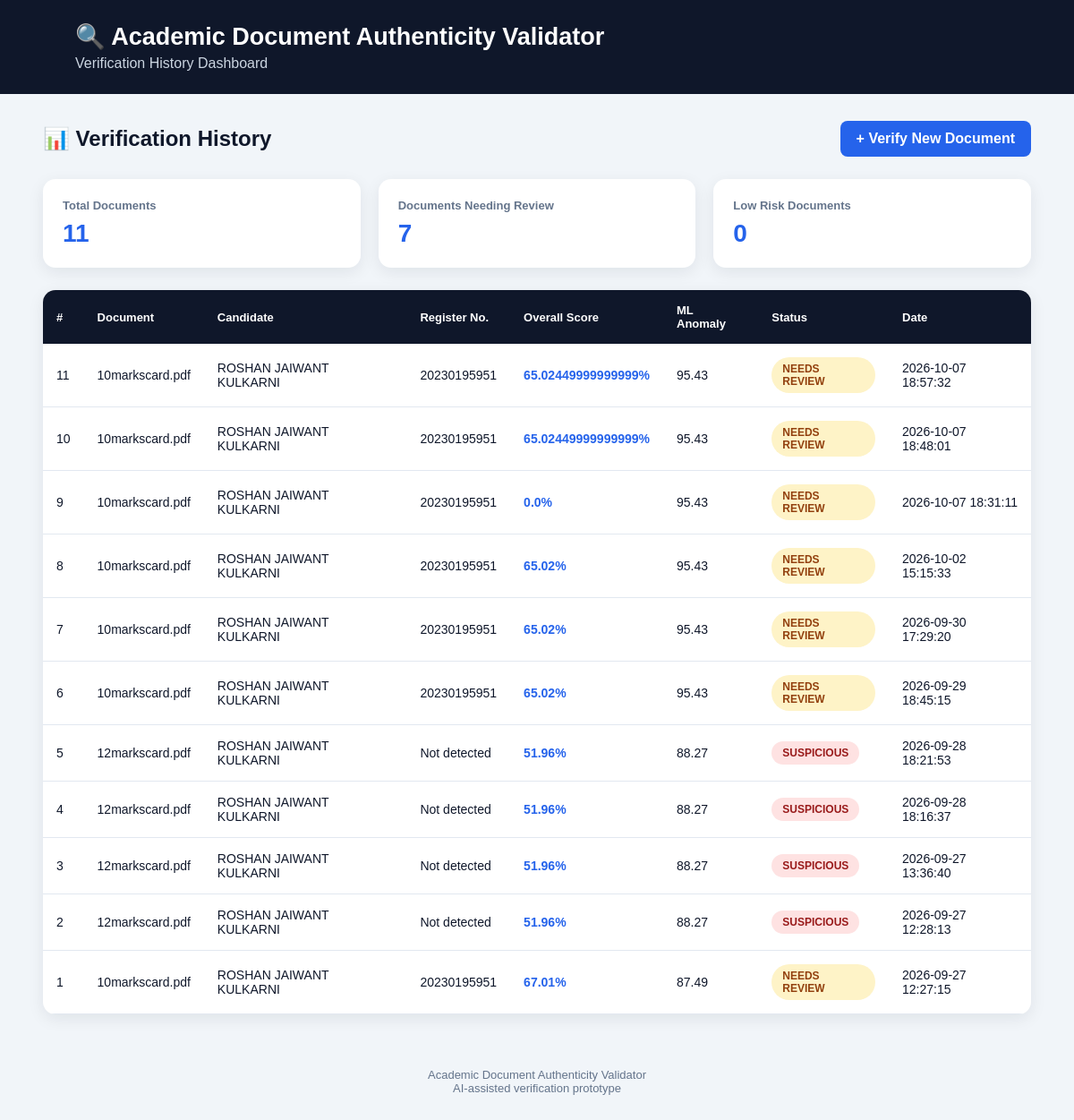
Before: /history with the older database file.
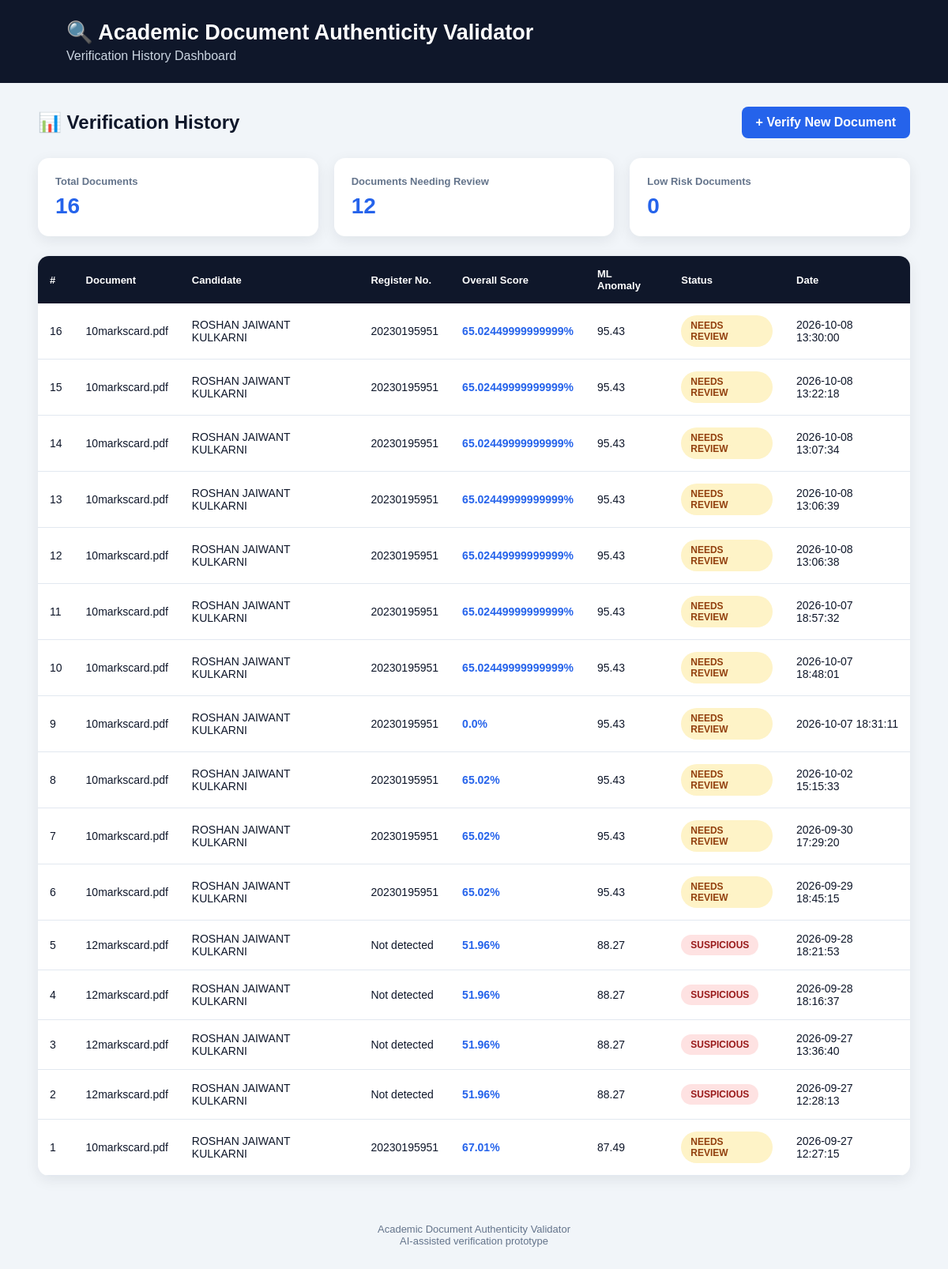
After: the same page with the newer database file.
### tables this page shows
CREATE TABLE verification_history (

            id INTEGER PRIMARY KEY AUTOINCREMENT,

            filename TEXT,

            candidate_name TEXT,

            register_number TEXT,

            verification_score REAL,

            similarity_score REAL,

            ml_anomaly_score REAL,

            overall_score REAL,

            status TEXT,

            image_quality TEXT,

            reference_filename TEXT,

            created_at TIMESTAMP DEFAULT CURRENT_TIMESTAMP

        );

### app.py (the view)
@app.route("/history")
def history():
    connection = sqlite3.connect(
        DATABASE
    )
    connection.row_factory = sqlite3.Row
    cursor = connection.cursor()
    cursor.execute("""
        SELECT *
        FROM verification_history
        ORDER BY id DESC
    """)
    records = cursor.fetchall()
    connection.close()
    return render_template(
        "history.html",
        records=records
    )

### templates/history.html (shortened to what this page needs)
<!DOCTYPE html>
<html lang="en">
<head>
</head>
<body>
<div class="header">
    <h1>
        🔍 Academic Document Authenticity Validator
    </h1>
    <p>
        Verification History Dashboard
    </p>
</div>
<div class="container">
<div class="top-section">
    <h2>
        📊 Verification History
    </h2>
    <a
        href="/upload"
        class="button">
        + Verify New Document
    </a>
</div>
<div class="stats">
    <div class="stat-card">
        <strong>
            Total Documents
        </strong>
        <span>
            {{ records|length }}
        </span>
    </div>
    <div class="stat-card">
        <strong>
            Documents Needing Review
        </strong>
        <span>
            {{ records |
               selectattr("status", "equalto", "NEEDS REVIEW") |
               list |
               length }}
        </span>
    </div>
    <div class="stat-card">
        <strong>
            Low Risk Documents
        </strong>
        <span>
            {{ records |
               selectattr("status", "equalto", "LOW RISK") |
               list |
               length }}
        </span>
    </div>
</div>
<div class="table-container">
{% if records %}
<table>
<thead>
<tr>
    <th>
        #
    </th>
    <th>
        Document
    </th>
    <th>
        Candidate
    </th>
    <th>
        Register No.
    </th>
    <th>
        Overall Score
    </th>
    <th>
        ML Anomaly
    </th>
    <th>
        Status
    </th>
    <th>
        Date
    </th>
</tr>
</thead>
<tbody>
{% for record in records %}
<tr>
    <td>
        {{ record["id"] }}
    </td>
    <td>
        {{ record["filename"] }}
    </td>
    <td>
        {{ record["candidate_name"] or "Not detected" }}
    </td>
    <td>
        {{ record["register_number"] or "Not detected" }}
    </td>
    <td class="score">
        {{ record["overall_score"] }}%
    </td>
    <td>
        {% if record["ml_anomaly_score"] is not none %}
            {{ record["ml_anomaly_score"] }}
        {% else %}
            N/A
        {% endif %}
    </td>
    <td>
        {% if record["status"] == "LOW RISK" %}
            <span class="status low">
                LOW RISK
            </span>
        {% elif record["status"] == "NEEDS REVIEW" %}
            <span class="status review">
                NEEDS REVIEW
            </span>
        {% else %}
            <span class="status suspicious">
                SUSPICIOUS
            </span>
        {% endif %}
    </td>
    <td>
        {{ record["created_at"] }}
    </td>
</tr>
{% endfor %}
</tbody>
</table>
{% endif %}
</div>
</div>
<footer>
    Academic Document Authenticity Validator
    <br>
    AI-assisted verification prototype
</footer>
</body>
</html>

### templates/history.html (style rules this page uses)
* { box-sizing: border-box; margin: 0; padding: 0; }
body { font-family: Arial, sans-serif; background: #f1f5f9; color: #0f172a; }
.header { background: #0f172a; color: white; padding: 25px 7%; }
.header h1 { font-size: 27px; }
.header p { color: #cbd5e1; margin-top: 5px; }
.container { width: 92%; max-width: 1250px; margin: 30px auto; }
.top-section { display: flex; justify-content: space-between; align-items: center; margin-bottom: 25px; }
.top-section h2 { font-size: 24px; }
.button { text-decoration: none; background: #2563eb; color: white; padding: 11px 18px; border-radius: 8px; font-weight: bold; }
.stats { display: grid; grid-template-columns: repeat(3, 1fr); gap: 20px; margin-bottom: 25px; }
.stat-card { background: white; padding: 22px; border-radius: 14px; box-shadow: 0 5px 18px rgba(15, 23, 42, 0.08); }
.stat-card strong { display: block; color: #64748b; font-size: 13px; margin-bottom: 8px; }
.stat-card span { font-size: 28px; font-weight: bold; color: #2563eb; }
.table-container { background: white; border-radius: 14px; overflow-x: auto; box-shadow: 0 5px 18px rgba(15, 23, 42, 0.08); }
table { width: 100%; border-collapse: collapse; min-width: 950px; }
th { background: #0f172a; color: white; padding: 15px; text-align: left; font-size: 13px; }
td { padding: 15px; border-bottom: 1px solid #e2e8f0; font-size: 14px; }
.status { display: inline-block; padding: 6px 12px; border-radius: 20px; font-size: 12px; font-weight: bold; }
.review { background: #fef3c7; color: #92400e; }
.suspicious { background: #fee2e2; color: #991b1b; }
.score { font-weight: bold; color: #2563eb; }
footer { text-align: center; color: #64748b; padding: 30px; font-size: 13px; }

Changed rows visible on the page:
added verification_history: id "16", filename "10markscard.pdf", candidate_name "ROSHAN JAIWANT KULKARNI", register_number "20230195951", overall_score "65.02449999999999", ml_anomaly_score "95.43", status "NEEDS REVIEW", created_at "2026-10-08 13:30:00"
added verification_history: id "15", filename "10markscard.pdf", candidate_name "ROSHAN JAIWANT KULKARNI", register_number "20230195951", overall_score "65.02449999999999", ml_anomaly_score "95.43", status "NEEDS REVIEW", created_at "2026-10-08 13:22:18"
added verification_history: id "14", filename "10markscard.pdf", candidate_name "ROSHAN JAIWANT KULKARNI", register_number "20230195951", overall_score "65.02449999999999", ml_anomaly_score "95.43", status "NEEDS REVIEW", created_at "2026-10-08 13:07:34"
added verification_history: id "13", filename "10markscard.pdf", candidate_name "ROSHAN JAIWANT KULKARNI", register_number "20230195951", overall_score "65.02449999999999", ml_anomaly_score "95.43", status "NEEDS REVIEW", created_at "2026-10-08 13:06:39"
added verification_history: id "12", filename "10markscard.pdf", candidate_name "ROSHAN JAIWANT KULKARNI", register_number "20230195951", overall_score "65.02449999999999", ml_anomaly_score "95.43", status "NEEDS REVIEW", created_at "2026-10-08 13:06:38"
Other visible differences:
{{ records|length }}: "11" → "16"
text no longer shown: "7"
text now shown: "12"
